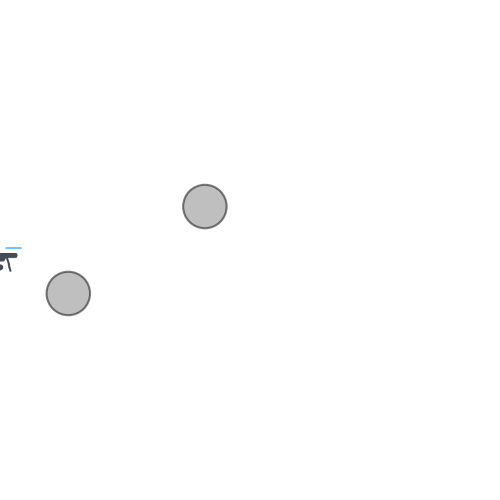
#> input picture output/quadTrajectory.gif, 500 x 500 px, given in place of quadIcon.png, which was not available
$ python generate_animation_from_trajectory.py
#> lines starting #> are read from the running program, lines starting #| are printed output that depends on the picture; pictures that were not available may be replaced by others from this repository, and a replacement may not be noted
from pathlib import Path

import matplotlib
from matplotlib.animation import PillowWriter
from matplotlib.offsetbox import OffsetImage, AnnotationBbox
from matplotlib.patches import Circle
import matplotlib.pyplot as plt
import numpy as np

PROJECT_ROOT = Path(__file__).resolve().parent.parent
ASSETS_DIR = PROJECT_ROOT / "assets"
OUTPUT_DIR = PROJECT_ROOT / "output"

def animate_trajectory(horizontal, vertical, path_robot_icon, robot_zoom=0.5,  fig_size=5, save_path='quadElevation.gif', fps=30, draw_traj=True):
    """"
    Animate the trajectory of a robot given its horizontal and vertical positions.
    Parameters:
    - horizontal: list or array of horizontal positions (x-coordinates)
    - vertical: list or array of vertical positions (y-coordinates)
    - path_robot_icon: file path to the robot icon image (e.g., 'robot.png')
    - robot_zoom: zoom factor for the robot icon (default: 0.5)
    - fig_size: tuple specifying the horizontal size of the figure in inches (default: 5)
    - save_path: file path where the animation will be saved (default: 'quadElevation.gif')
    - fps: frames per second for the animation (default: 30)
    - draw_traj: boolean indicating whether to draw the trajectory (default: True)
    """
#> called with horizontal = array of shape (20,), vertical = array of shape (20,), path_robot_icon = 'assets/quadIcon.png', robot_zoom = 0.5, fig_size = 5, save_path = 'output/quadTrajectory.gif', fps = 10, draw_traj = True

    vertical_traj = list(vertical)
    horizontal_traj = list(horizontal)

    linestyle = 'k-' if draw_traj else 'None'

    # Pad each bound ~15% further from zero (or ~15% closer to zero if it's
    # already on the "wrong" side of the origin), so the trajectory doesn't
    # touch the plot edges regardless of whether it sits in positive or
    # negative territory.
    minx, maxx = min(horizontal_traj), max(horizontal_traj)
    miny, maxy = min(vertical_traj), max(vertical_traj)
    if minx < 0:        minx *= 1.15
    else:               minx *= 0.85
    if maxx > 0:        maxx *= 1.15
    else:               maxx *= 0.85
    if miny < 0:        miny *= 1.15
    else:               miny *= 0.85
    if maxy > 0:        maxy *= 1.15
    else:               maxy *= 0.85

    # Force square plotting limits so x/y share the same span.
    xrange = maxx - minx
    yrange = maxy - miny
    maxrange = max(xrange, yrange)
    xcenter = 0.5 * (minx + maxx)
    ycenter = 0.5 * (miny + maxy)
    minx = xcenter - 0.5 * maxrange
    maxx = xcenter + 0.5 * maxrange
    miny = ycenter - 0.5 * maxrange
    maxy = ycenter + 0.5 * maxrange

    # Keep the figure itself square.
    fig_size = (float(fig_size), float(fig_size))

    fig = plt.figure(figsize=fig_size)
    ax = fig.add_axes([0, 0, 1, 1], frameon=False)
    ax.set_xlim(minx, maxx), ax.set_xticks([])
    ax.set_ylim(miny, maxy), ax.set_yticks([])
    ax.set_aspect('equal', adjustable='box')

    # Fixed demo obstacle markers (center, radius) — not derived from the
    # trajectory input, just decorative/illustrative for the animation.
    obstacles = [
        ((np.pi / 2.0, -1.0), 0.5),
        ((3.0 * np.pi / 2.0, 1.0), 0.5),
    ]

    img = OffsetImage(plt.imread(path_robot_icon), zoom=robot_zoom)

    def animate(i):
#> called with i = 0
        ax.cla()
        ax.set_xlim(minx, maxx), ax.set_xticks([])
        ax.set_ylim(miny, maxy), ax.set_yticks([])
        ax.set_aspect('equal', adjustable='box')

        for center, radius in obstacles:
            ax.add_patch(Circle(center, radius, facecolor='gray', edgecolor='black', alpha=0.5, lw=1.5))

        ab = AnnotationBbox(img, (horizontal_traj[i], vertical_traj[i]), frameon=False)
        ax.add_artist(ab)
        if draw_traj:
            ax.plot(horizontal_traj[:i+1], vertical_traj[:i+1], linestyle, lw=2)
    # min() on two same-length lists just picks one lexicographically; this
    # relies on horizontal_traj and vertical_traj being the same length, so
    # it's really just `len(horizontal_traj)`.
    ani = matplotlib.animation.FuncAnimation(fig, animate, interval=1000/fps, frames=len(min(horizontal_traj, vertical_traj)))

    ani.save(save_path, writer=PillowWriter(fps=fps))
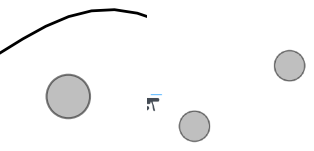
#> figure drawn by matplotlib, 1 panel
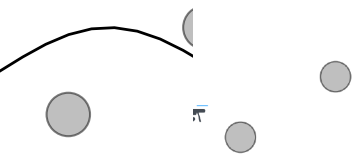
#> figure drawn by matplotlib, 1 panel
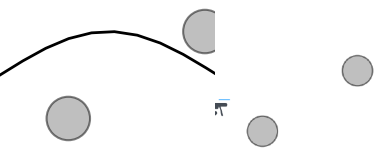
#> figure drawn by matplotlib, 1 panel
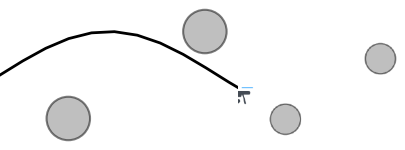
#> figure drawn by matplotlib, 1 panel
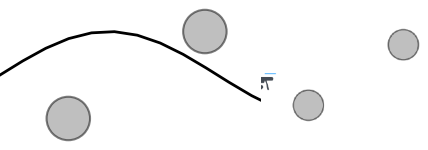
#> figure drawn by matplotlib, 1 panel
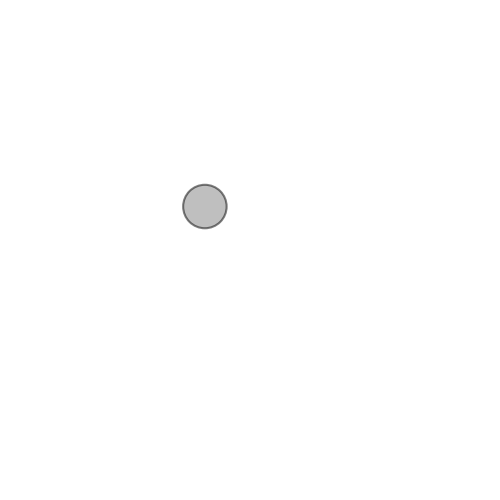
#> saved as quadTrajectory.gif: PIL image 500x500 RGBA; mean R, G, B, A 254.5, 254.5, 254.5, 255

# Example usage:

t = np.linspace(0, 10, 20)

x = t #np.exp(-0.1 * t) * np.cos(2 * np.pi * t/10)
y = np.sin(2 * np.pi * t/10)
#np.exp(-0.1 * t) *

plt.plot(x, y)

# FPS is frames per second.
# For a realistic animation (real-time), fps = 1 / simulation step (seconds)
# shorter gifs / faster animations = higher fps
# longer gifs / slower animations = lower fps
animate_trajectory(horizontal=x, vertical=y, path_robot_icon=str(ASSETS_DIR / 'quadIcon.png'), robot_zoom=0.5, fig_size=5, save_path=str(OUTPUT_DIR / 'quadTrajectory.gif'), fps=10)
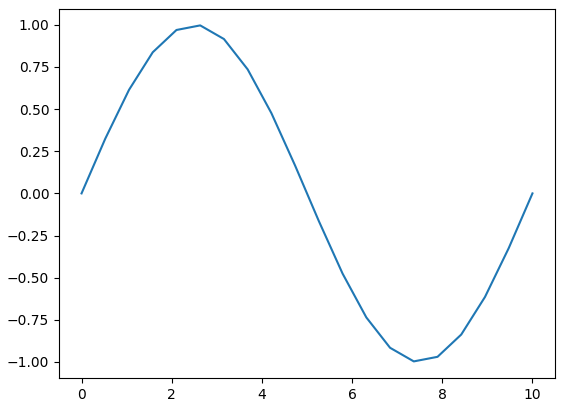
#> figure drawn by matplotlib, 1 panel; curve peaks at x = 2.63, y = 0.997
